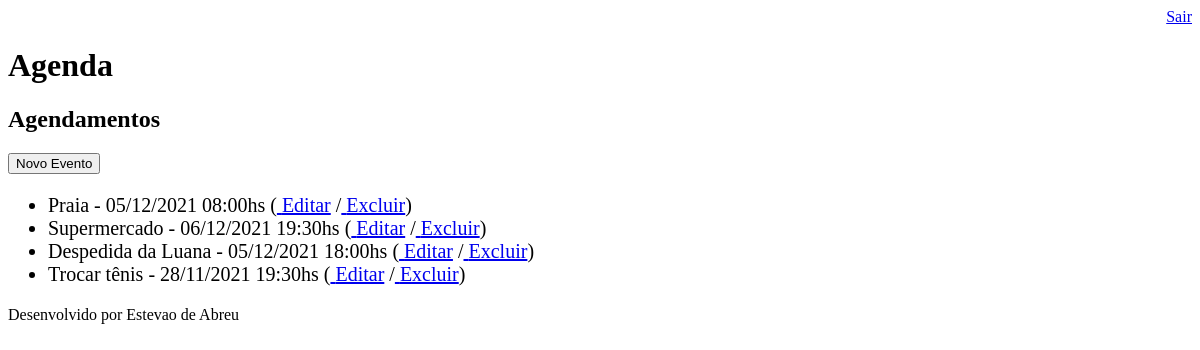
The app's page /agenda/ (signed in), older data.
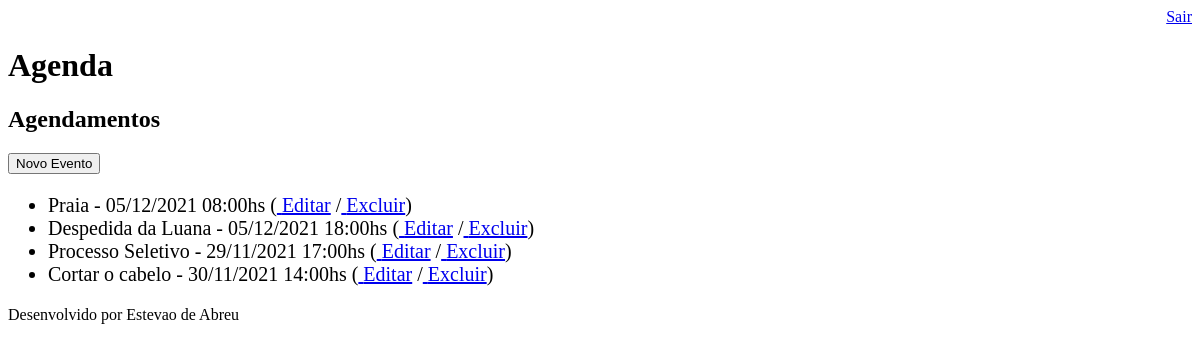
The same page, newer data.
### core/models.py (models this page shows, shortened)
class Evento(models.Model):
    titulo = models.CharField(max_length=100)
    descricao = models.TextField(blank=True,null=True)
    data_evento = models.DateTimeField(verbose_name='Data do Evento')
    data_criacao = models.DateTimeField(auto_now=True,verbose_name='Criado em:')
    usuario = models.ForeignKey(User,on_delete=models.CASCADE)
    class Meta:
        db_table = 'evento'
    def get_data_evento(self):
        return self.data_evento.strftime('%d/%m/%Y  %H:%Mhs')

### core/views.py (the view)
# urls.py: path('agenda/',views.lista_eventos),
@login_required(login_url='/login/')
def lista_eventos(request):
    usuario = request.user
    evento = Evento.objects.filter(usuario=usuario)
    dados = {'eventos':evento}
    return render(request,'agenda.html',dados)

### templates/agenda.html
{% extends "model-page.html" %}
{% block content %}
    <h2>Agendamentos</h2>
    <a href="evento/">
        <button type="button">Novo Evento</button>
    </a>
    <ul style="font-size:20px">
        {% for evento in eventos %}
            <li>
                {{ evento.titulo}} - {{ evento.get_data_evento }}
                (<a href="evento/?id={{ evento.id }}"> Editar</a>
                /<a href="evento/delete/{{ evento.id }}/"> Excluir</a>)
            </li>
        {% endfor %}
    </ul>
{% endblock %}

### templates/model-page.html
<!DOCTYPE html>
<html lang="en">
<head>
    {% include "model-header.html" %}
</head>
<body>
    {% block content %} {% endblock %}
    {% include "model-footer.html" %}
</body>
</html>

### templates/model-header.html (shortened to what this page needs)
<div align="right">
    <a href="/logout">Sair</a>
</div>
<h1>Agenda</h1>

### templates/model-footer.html
<p>Desenvolvido por Estevao de Abreu</p>

Row changes from the older to the newer data that the page shows:
removed Evento: titulo "Supermercado", get_data_evento "06/12/2021 19:30hs"
removed Evento: titulo "Trocar tênis", get_data_evento "28/11/2021 19:30hs"
added Evento: titulo "Processo Seletivo", get_data_evento "29/11/2021 17:00hs"
added Evento: titulo "Cortar o cabelo", get_data_evento "30/11/2021 14:00hs"
